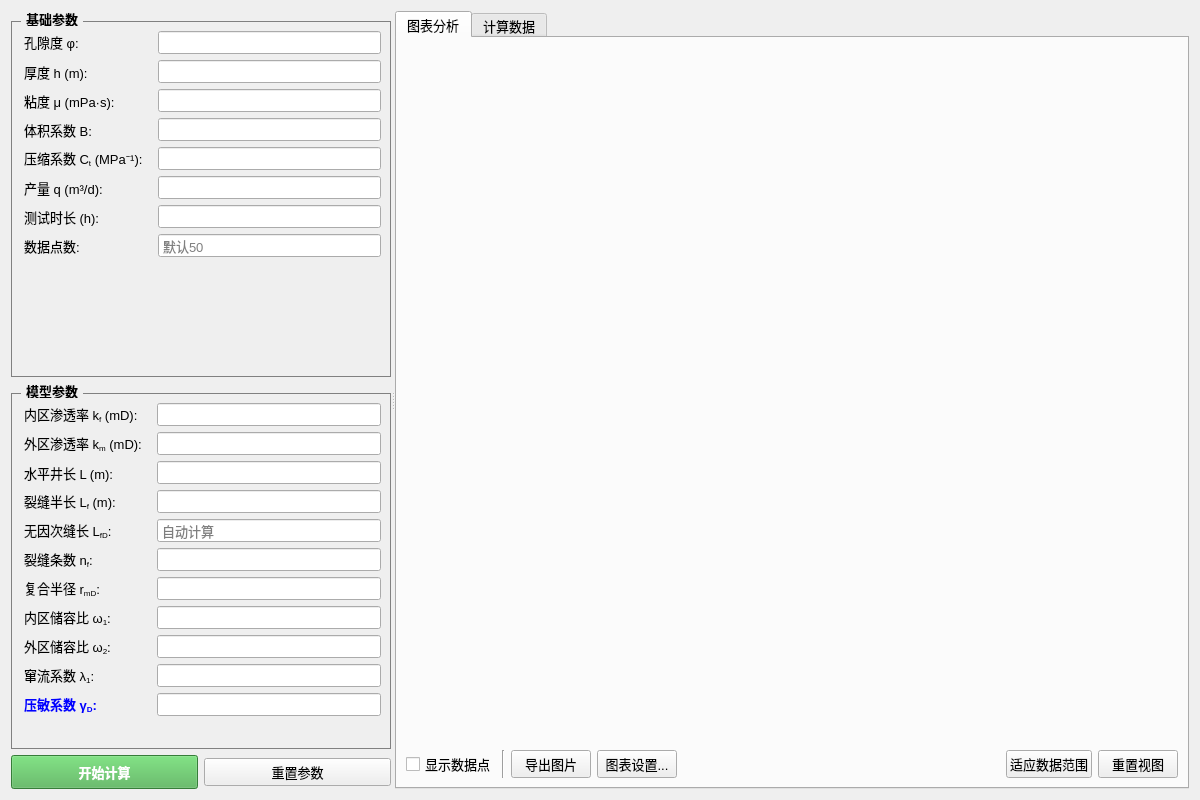
<?xml version="1.0" encoding="UTF-8"?>
<ui version="4.0">
 <class>ModelWidget2</class>
 <widget class="QWidget" name="ModelWidget2">
  <property name="geometry">
   <rect>
    <x>0</x>
    <y>0</y>
    <width>1200</width>
    <height>800</height>
   </rect>
  </property>
  <property name="windowTitle">
   <string>ModelWidget2 - 恒定井储与压敏效应</string>
  </property>
  <property name="styleSheet">
   <string notr="true">QWidget { color: black; font-family: &quot;Microsoft YaHei&quot;; font-size: 10pt; } QGroupBox { font-weight: bold; border: 1px solid gray; margin-top: 10px; } QGroupBox::title { subcontrol-origin: margin; left: 10px; padding: 0 3px; } QLineEdit { padding: 2px; } QLabel { padding-right: 5px; }</string>
  </property>
  <layout class="QHBoxLayout" name="horizontalLayout">
   <item>
    <widget class="QSplitter" name="splitter">
     <property name="orientation">
      <enum>Qt::Horizontal</enum>
     </property>
     <widget class="QWidget" name="leftPanel" native="true">
      <property name="maximumSize">
       <size>
        <width>380</width>
        <height>16777215</height>
       </size>
      </property>
      <layout class="QVBoxLayout" name="verticalLayout">
       <item>
        <widget class="QGroupBox" name="basicParamGroup">
         <property name="title">
          <string>基础参数</string>
         </property>
         <layout class="QFormLayout" name="formLayout_Base">
          <item row="0" column="0">
           <widget class="QLabel" name="label_phi">
            <property name="text">
             <string>&lt;html&gt;&lt;head/&gt;&lt;body&gt;&lt;p&gt;孔隙度 φ:&lt;/p&gt;&lt;/body&gt;&lt;/html&gt;</string>
            </property>
           </widget>
          </item>
          <item row="0" column="1">
           <widget class="QLineEdit" name="phiEdit"/>
          </item>
          <item row="1" column="0">
           <widget class="QLabel" name="label_h">
            <property name="text">
             <string>厚度 h (m):</string>
            </property>
           </widget>
          </item>
          <item row="1" column="1">
           <widget class="QLineEdit" name="hEdit"/>
          </item>
          <item row="2" column="0">
           <widget class="QLabel" name="label_mu">
            <property name="text">
             <string>粘度 μ (mPa·s):</string>
            </property>
           </widget>
          </item>
          <item row="2" column="1">
           <widget class="QLineEdit" name="muEdit"/>
          </item>
          <item row="3" column="0">
           <widget class="QLabel" name="label_B">
            <property name="text">
             <string>体积系数 B:</string>
            </property>
           </widget>
          </item>
          <item row="3" column="1">
           <widget class="QLineEdit" name="BEdit"/>
          </item>
          <item row="4" column="0">
           <widget class="QLabel" name="label_Ct">
            <property name="text">
             <string>&lt;html&gt;&lt;head/&gt;&lt;body&gt;&lt;p&gt;压缩系数 C&lt;sub&gt;t&lt;/sub&gt; (MPa⁻¹):&lt;/p&gt;&lt;/body&gt;&lt;/html&gt;</string>
            </property>
           </widget>
          </item>
          <item row="4" column="1">
           <widget class="QLineEdit" name="CtEdit"/>
          </item>
          <item row="5" column="0">
           <widget class="QLabel" name="label_q">
            <property name="text">
             <string>产量 q (m³/d):</string>
            </property>
           </widget>
          </item>
          <item row="5" column="1">
           <widget class="QLineEdit" name="qEdit"/>
          </item>
          <item row="6" column="0">
           <widget class="QLabel" name="label_t">
            <property name="text">
             <string>测试时长 (h):</string>
            </property>
           </widget>
          </item>
          <item row="6" column="1">
           <widget class="QLineEdit" name="tEdit"/>
          </item>
          <item row="7" column="0">
           <widget class="QLabel" name="label_points">
            <property name="text">
             <string>数据点数:</string>
            </property>
           </widget>
          </item>
          <item row="7" column="1">
           <widget class="QLineEdit" name="pointsEdit">
            <property name="placeholderText">
             <string>默认50</string>
            </property>
           </widget>
          </item>
         </layout>
        </widget>
       </item>
       <item>
        <widget class="QGroupBox" name="modelParamGroup">
         <property name="title">
          <string>模型参数</string>
         </property>
         <layout class="QFormLayout" name="formLayout_Model">
          <item row="0" column="0">
           <widget class="QLabel" name="label_kf">
            <property name="text">
             <string>&lt;html&gt;&lt;head/&gt;&lt;body&gt;&lt;p&gt;内区渗透率 k&lt;sub&gt;f&lt;/sub&gt; (mD):&lt;/p&gt;&lt;/body&gt;&lt;/html&gt;</string>
            </property>
           </widget>
          </item>
          <item row="0" column="1">
           <widget class="QLineEdit" name="kfEdit"/>
          </item>
          <item row="1" column="0">
           <widget class="QLabel" name="label_km">
            <property name="text">
             <string>&lt;html&gt;&lt;head/&gt;&lt;body&gt;&lt;p&gt;外区渗透率 k&lt;sub&gt;m&lt;/sub&gt; (mD):&lt;/p&gt;&lt;/body&gt;&lt;/html&gt;</string>
            </property>
           </widget>
          </item>
          <item row="1" column="1">
           <widget class="QLineEdit" name="kmEdit"/>
          </item>
          <item row="2" column="0">
           <widget class="QLabel" name="label_L">
            <property name="text">
             <string>水平井长 L (m):</string>
            </property>
           </widget>
          </item>
          <item row="2" column="1">
           <widget class="QLineEdit" name="LEdit"/>
          </item>
          <item row="3" column="0">
           <widget class="QLabel" name="label_Lf">
            <property name="text">
             <string>&lt;html&gt;&lt;head/&gt;&lt;body&gt;&lt;p&gt;裂缝半长 L&lt;sub&gt;f&lt;/sub&gt; (m):&lt;/p&gt;&lt;/body&gt;&lt;/html&gt;</string>
            </property>
           </widget>
          </item>
          <item row="3" column="1">
           <widget class="QLineEdit" name="LfEdit"/>
          </item>
          <item row="4" column="0">
           <widget class="QLabel" name="label_LfD">
            <property name="text">
             <string>&lt;html&gt;&lt;head/&gt;&lt;body&gt;&lt;p&gt;无因次缝长 L&lt;sub&gt;fD&lt;/sub&gt;:&lt;/p&gt;&lt;/body&gt;&lt;/html&gt;</string>
            </property>
           </widget>
          </item>
          <item row="4" column="1">
           <widget class="QLineEdit" name="LfDEdit">
            <property name="readOnly">
             <bool>true</bool>
            </property>
            <property name="placeholderText">
             <string>自动计算</string>
            </property>
           </widget>
          </item>
          <item row="5" column="0">
           <widget class="QLabel" name="label_nf">
            <property name="text">
             <string>&lt;html&gt;&lt;head/&gt;&lt;body&gt;&lt;p&gt;裂缝条数 n&lt;sub&gt;f&lt;/sub&gt;:&lt;/p&gt;&lt;/body&gt;&lt;/html&gt;</string>
            </property>
           </widget>
          </item>
          <item row="5" column="1">
           <widget class="QLineEdit" name="nfEdit"/>
          </item>
          <item row="6" column="0">
           <widget class="QLabel" name="label_rmD">
            <property name="text">
             <string>&lt;html&gt;&lt;head/&gt;&lt;body&gt;&lt;p&gt;复合半径 r&lt;sub&gt;mD&lt;/sub&gt;:&lt;/p&gt;&lt;/body&gt;&lt;/html&gt;</string>
            </property>
           </widget>
          </item>
          <item row="6" column="1">
           <widget class="QLineEdit" name="rmDEdit"/>
          </item>
          <item row="7" column="0">
           <widget class="QLabel" name="label_omga1">
            <property name="text">
             <string>&lt;html&gt;&lt;head/&gt;&lt;body&gt;&lt;p&gt;内区储容比 ω&lt;sub&gt;1&lt;/sub&gt;:&lt;/p&gt;&lt;/body&gt;&lt;/html&gt;</string>
            </property>
           </widget>
          </item>
          <item row="7" column="1">
           <widget class="QLineEdit" name="omga1Edit"/>
          </item>
          <item row="8" column="0">
           <widget class="QLabel" name="label_omga2">
            <property name="text">
             <string>&lt;html&gt;&lt;head/&gt;&lt;body&gt;&lt;p&gt;外区储容比 ω&lt;sub&gt;2&lt;/sub&gt;:&lt;/p&gt;&lt;/body&gt;&lt;/html&gt;</string>
            </property>
           </widget>
          </item>
          <item row="8" column="1">
           <widget class="QLineEdit" name="omga2Edit"/>
          </item>
          <item row="9" column="0">
           <widget class="QLabel" name="label_remda1">
            <property name="text">
             <string>&lt;html&gt;&lt;head/&gt;&lt;body&gt;&lt;p&gt;窜流系数 λ&lt;sub&gt;1&lt;/sub&gt;:&lt;/p&gt;&lt;/body&gt;&lt;/html&gt;</string>
            </property>
           </widget>
          </item>
          <item row="9" column="1">
           <widget class="QLineEdit" name="remda1Edit"/>
          </item>
          <item row="10" column="0">
           <widget class="QLabel" name="label_gamaD">
            <property name="styleSheet">
             <string notr="true">color: blue; font-weight: bold;</string>
            </property>
            <property name="text">
             <string>&lt;html&gt;&lt;head/&gt;&lt;body&gt;&lt;p&gt;压敏系数 γ&lt;sub&gt;D&lt;/sub&gt;:&lt;/p&gt;&lt;/body&gt;&lt;/html&gt;</string>
            </property>
            <property name="toolTip">
             <string>渗透率模量 (Permeability Modulus)</string>
            </property>
           </widget>
          </item>
          <item row="10" column="1">
           <widget class="QLineEdit" name="gamaDEdit"/>
          </item>
         </layout>
        </widget>
       </item>
       <item>
        <layout class="QHBoxLayout" name="horizontalLayout_Btns">
         <item>
          <widget class="QPushButton" name="calculateButton">
           <property name="styleSheet">
            <string notr="true">background-color: #4CAF50; color: white; font-weight: bold; padding: 6px;</string>
           </property>
           <property name="text">
            <string>开始计算</string>
           </property>
          </widget>
         </item>
         <item>
          <widget class="QPushButton" name="resetButton">
           <property name="text">
            <string>重置参数</string>
           </property>
          </widget>
         </item>
        </layout>
       </item>
      </layout>
     </widget>
     <widget class="QWidget" name="rightPanel" native="true">
      <layout class="QVBoxLayout" name="rightLayout">
       <item>
        <widget class="QTabWidget" name="tabWidget_Right">
         <property name="currentIndex">
          <number>0</number>
         </property>
         <widget class="QWidget" name="tab_Chart">
          <attribute name="title">
           <string>图表分析</string>
          </attribute>
          <layout class="QVBoxLayout" name="verticalLayout_ChartTab">
           <item>
            <widget class="QWidget" name="chartContainer" native="true">
             <property name="sizePolicy">
              <sizepolicy hsizetype="Expanding" vsizetype="Expanding">
               <horstretch>0</horstretch>
               <verstretch>0</verstretch>
              </sizepolicy>
             </property>
            </widget>
           </item>
           <item>
            <layout class="QHBoxLayout" name="horizontalLayout_ChartTools">
             <item>
              <widget class="QCheckBox" name="checkShowPoints">
               <property name="text">
                <string>显示数据点</string>
               </property>
              </widget>
             </item>
             <item>
              <widget class="Line" name="line">
               <property name="orientation">
                <enum>Qt::Vertical</enum>
               </property>
              </widget>
             </item>
             <item>
              <widget class="QPushButton" name="btnExportImage">
               <property name="text">
                <string>导出图片</string>
               </property>
              </widget>
             </item>
             <item>
              <widget class="QPushButton" name="chartSettingsButton">
               <property name="text">
                <string>图表设置...</string>
               </property>
              </widget>
             </item>
             <item>
              <spacer name="horizontalSpacer">
               <property name="orientation">
                <enum>Qt::Horizontal</enum>
               </property>
               <property name="sizeHint" stdset="0">
                <size>
                 <width>40</width>
                 <height>20</height>
                </size>
               </property>
              </spacer>
             </item>
             <item>
              <widget class="QPushButton" name="fitToDataButton">
               <property name="text">
                <string>适应数据范围</string>
               </property>
              </widget>
             </item>
             <item>
              <widget class="QPushButton" name="resetViewButton">
               <property name="text">
                <string>重置视图</string>
               </property>
              </widget>
             </item>
            </layout>
           </item>
          </layout>
         </widget>
         <widget class="QWidget" name="tab_Data">
          <attribute name="title">
           <string>计算数据</string>
          </attribute>
          <layout class="QVBoxLayout" name="verticalLayout_DataTab">
           <item>
            <widget class="QTextEdit" name="resultTextEdit">
             <property name="readOnly">
              <bool>true</bool>
             </property>
            </widget>
           </item>
           <item>
            <widget class="QPushButton" name="btnExportData">
             <property name="text">
              <string>导出数据 (.csv)</string>
             </property>
            </widget>
           </item>
          </layout>
         </widget>
        </widget>
       </item>
      </layout>
     </widget>
    </widget>
   </item>
  </layout>
 </widget>
 <resources/>
 <connections/>
</ui>
